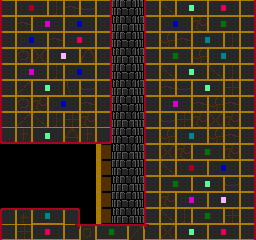

Rendered tile map (Tiled .tmx) drawn with the repository's tilesets; below, a short description and the full map source, tile grids included:
An orthogonal 16x15 tile map with 16x16 px tiles, 2 tile layers (back, front) and 3 objects (Lift).

<map version="1.0" orientation="orthogonal" width="16" height="15" tilewidth="16" tileheight="16">
 <tileset firstgid="1" name="tiles1" tilewidth="16" tileheight="16">
  <image source="../../../img/tiles/tiles0.gif" trans="ff00ff" width="256" height="256" />
 </tileset>
 <layer name="back" width="16" height="15">
  <data encoding="csv">
0,0,0,0,0,0,182,131,132,198,0,0,0,0,0,0,
0,0,0,0,0,0,182,147,148,198,0,0,0,0,0,0,
0,0,0,0,0,0,182,131,132,198,0,0,0,0,0,0,
0,0,0,0,0,0,182,147,148,198,0,0,0,0,0,0,
0,0,0,0,0,0,182,131,132,198,0,0,0,0,0,0,
0,0,0,0,0,0,182,147,148,198,0,0,0,0,0,0,
0,0,0,0,0,0,182,131,132,198,0,0,0,0,0,0,
0,0,0,0,0,0,182,147,148,198,0,0,0,0,0,0,
0,0,0,0,0,0,182,131,132,198,0,0,0,0,0,0,
0,0,0,0,0,0,182,147,148,198,0,0,0,0,0,0,
0,0,0,0,0,0,182,131,132,198,0,0,0,0,0,0,
0,0,0,0,0,0,182,147,148,198,0,0,0,0,0,0,
0,0,0,0,0,0,182,131,132,198,0,0,0,0,0,0,
0,0,0,0,0,0,182,147,148,198,0,0,0,0,0,0,
0,0,0,0,0,0,182,131,132,198,0,0,0,0,0,0
</data>
 </layer>
 <layer name="front" width="16" height="15">
  <data encoding="csv">
97,83,84,100,101,102,104,0,0,97,99,69,70,81,82,104,
113,101,87,88,67,68,120,0,0,113,67,68,117,65,66,120,
97,67,68,101,81,82,104,0,0,97,118,101,71,72,100,104,
113,114,115,85,86,119,104,0,0,97,65,66,118,71,72,104,
97,87,88,100,67,68,120,0,0,113,99,69,70,99,100,120,
113,98,69,70,103,102,104,0,0,97,101,102,69,70,116,104,
97,114,117,67,68,101,104,0,0,113,87,88,101,118,101,104,
97,98,99,100,116,117,120,0,0,97,102,116,117,115,117,120,
17,20,5,6,23,20,24,0,0,113,118,71,72,118,101,104,
0,0,0,0,0,0,0,0,0,97,115,117,65,66,117,120,
0,0,0,0,0,0,0,0,0,113,99,83,84,67,68,104,
0,0,0,0,0,0,0,0,0,97,65,66,69,70,102,104,
0,0,0,0,0,0,0,0,0,97,117,87,88,85,86,104,
33,36,55,56,40,0,0,0,0,113,99,100,65,66,116,120,
113,116,81,82,134,34,49,50,38,133,115,69,70,81,82,120
</data>
 </layer>
 <objectgroup name="lines" width="16" height="15">
  <properties>
   <property name="map_tile" value="4" />
   <property name="type" value="[&quot;n&quot;,&quot;w&quot;]" />
  </properties>
  <object x="0" y="32">
   <polyline points="0,0 0,128 112,128 112,-32" />
  </object>
  <object x="144" y="32">
   <polyline points="0,-32 0,192 -64,192 -64,176 -144,176" />
  </object>
 </objectgroup>
 <objectgroup name="objects" width="16" height="15">
  <object name="Lift" gid="232" x="112" y="192" />
 </objectgroup>
</map>
